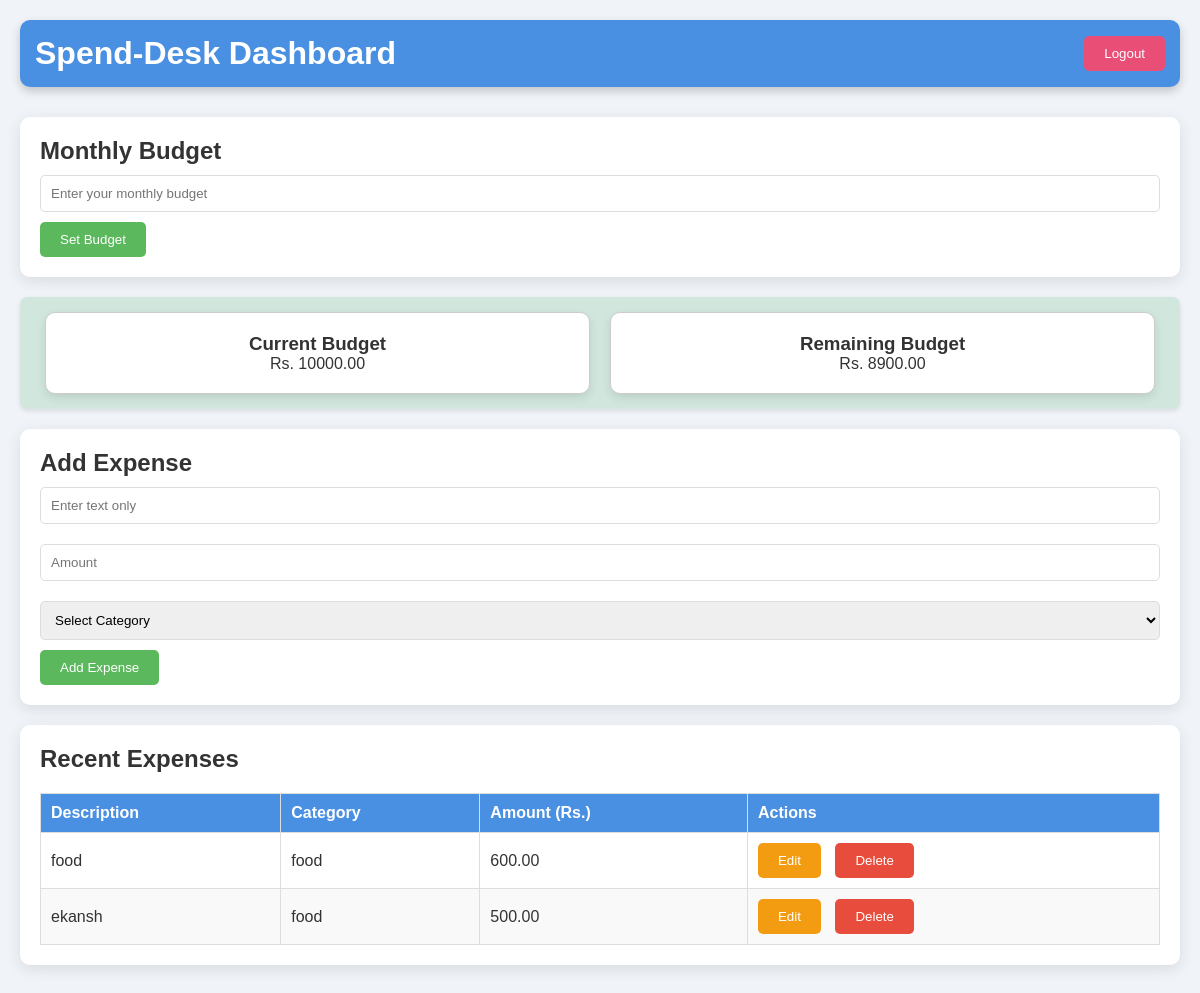
Before: /dashboard/ (signed in) with the older database file.
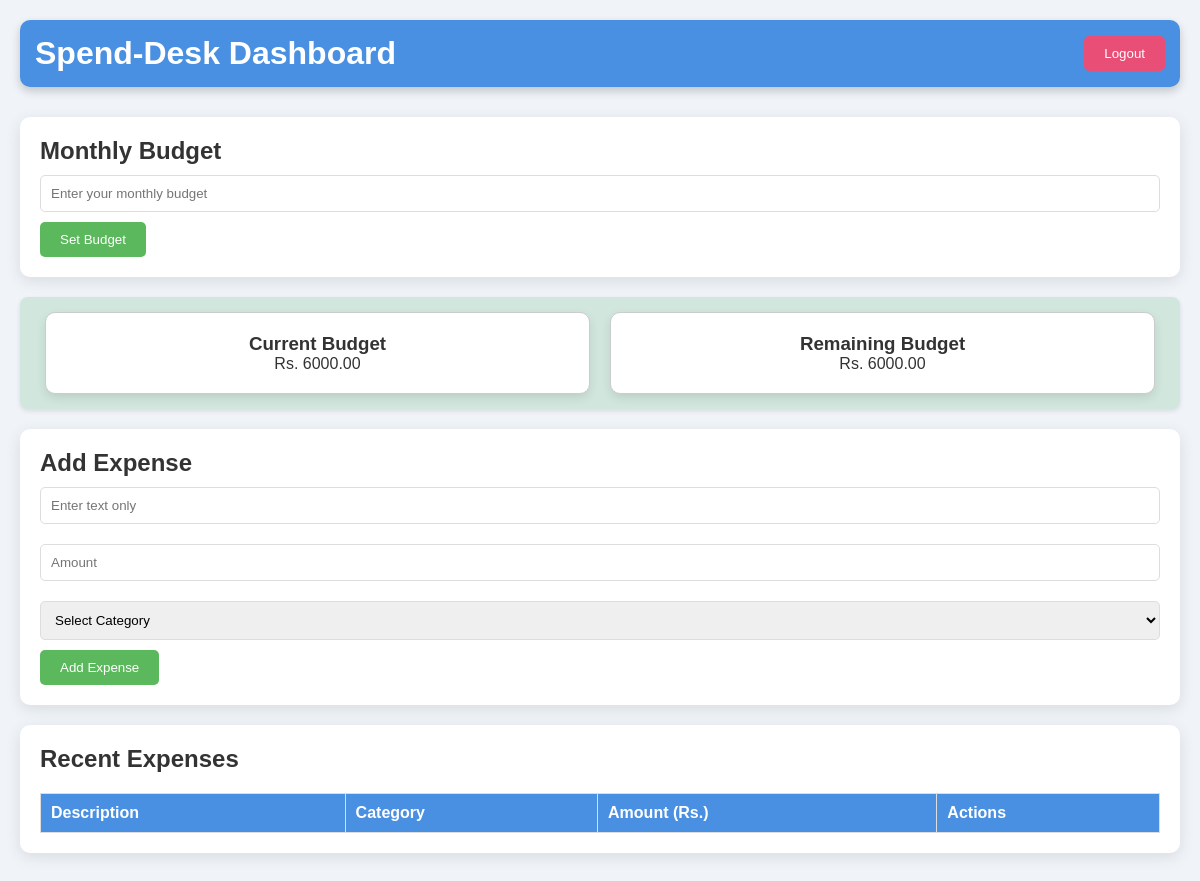
After: the same page with the newer database file.
### app1/models.py (models this page shows, shortened)
class Budget(models.Model):
    user = models.OneToOneField(User, on_delete=models.CASCADE)
    monthly_budget = models.DecimalField(max_digits=10, decimal_places=2, default=0.00)

class Expense(models.Model):
    user = models.ForeignKey(User, on_delete=models.CASCADE)
    amount = models.DecimalField(max_digits=10, decimal_places=2)
    description = models.CharField(max_length=255)
    date = models.DateField(auto_now_add=True,)
    category = models.CharField(max_length=100, default='Others')

### app1/views.py (the view)
# urls.py: path('dashboard/', views.dashboard, name='dashboard'),                      # Dashboard to dashboard
@login_required(login_url='login')
def dashboard(request):
    budget = Budget.objects.filter(user=request.user).first()
    current_budget = budget.monthly_budget if budget else 0.0
    expenses = Expense.objects.filter(user=request.user)
    total_expenses = sum(exp.amount for exp in expenses)
    remaining_budget = current_budget - total_expenses
    expense_data = expenses.values('category').annotate(total_amount=Sum('amount'))
    categories = [data['category'] for data in expense_data]
    amounts = [data['total_amount'] for data in expense_data]
    return render(request, 'dashboard.html', {
        'budget': current_budget,
        'remaining': remaining_budget,
        'expenses': expenses,
        'categories': categories,
        'amounts': amounts,
        'messages': messages.get_messages(request)
    })

### templates/dashboard.html (shortened to what this page needs)
<!DOCTYPE html>
<html lang="en">
<head>
    <link rel="stylesheet" href="/static/css/dashboard.css">
</head>
<body>
    <div class="container">
        <div class="header">
            <h1>Spend-Desk Dashboard</h1>
            <form action="{% url 'logout' %}" method="POST">
                <button type="submit" class="logout-btn">Logout</button>
            </form>
        </div>
        <div class="budget-section">
            <h2>Monthly Budget</h2>
            <form action="{% url 'set_budget' %}" method="POST">
                <input type="number" name="monthly_budget" placeholder="Enter your monthly budget" required>
                <button type="submit" class="submit-btn">Set Budget</button>
            </form>
        </div>
        <div class="budget-display">
            <div class="current-budget card">
                <h3>Current Budget</h3>
                <p>Rs. <span id="current-budget">{{ budget }}</span></p>
            </div>
            <div class="remaining-budget card">
                <h3>Remaining Budget</h3>
                <p>Rs. <span id="remaining">{{ remaining }}</span></p>
            </div>
        </div>
        <div class="expense-form">
            <h2>Add Expense</h2>
            <form action="{% url 'add_expense' %}" method="POST">
                <input type="text" name="description" placeholder="Enter text only" required pattern="[a-zA-Z\s]+">
                <input type="number" name="amount" placeholder="Amount" required>
                <select name="category" required>
                    <option value="">Select Category</option>
                </select>
                <button type="submit" class="submit-btn">Add Expense</button>
            </form>
        </div>
        <div class="expense-list">
            <h2>Recent Expenses</h2>
            <table>
                <thead>
                    <tr>
                        <th>Description</th>
                        <th>Category</th>
                        <th>Amount (Rs.)</th>
                        <th>Actions</th>
                    </tr>
                </thead>
                <tbody>
                    {% for expense in expenses %}
                    <tr id="expense-row-{{ expense.id }}">
                        <td class="expense-description">{{ expense.description }}</td>
                        <td class="expense-category">{{ expense.category }}</td>
                        <td class="expense-amount">{{ expense.amount }}</td>
                        <td>
                            <button class="edit-btn"
                                onclick="showEditForm({{ expense.id }}, '{{ expense.description|escapejs }}', '{{ expense.category|escapejs }}', {{ expense.amount }})">Edit</button>
                            <form action="{% url 'delete_expense' expense.id %}" method="POST" style="display:inline;">
                                <button type="submit" class="delete-btn"
                                    onclick="return confirm('Are you sure you want to delete this expense?');">Delete</button>
                            </form>
                        </td>
                    </tr>
                    {% endfor %}
                </tbody>
            </table>
        </div>
</body>
</html>

Changed rows visible on the page:
removed Expense: description "food", category "food", amount "600.00"
removed Expense: description "ekansh", category "food", amount "500.00"
changed Budget: monthly_budget "10000.00" → "6000.00"
Other visible differences:
{{ remaining }}: "8900.00" → "6000.00"
